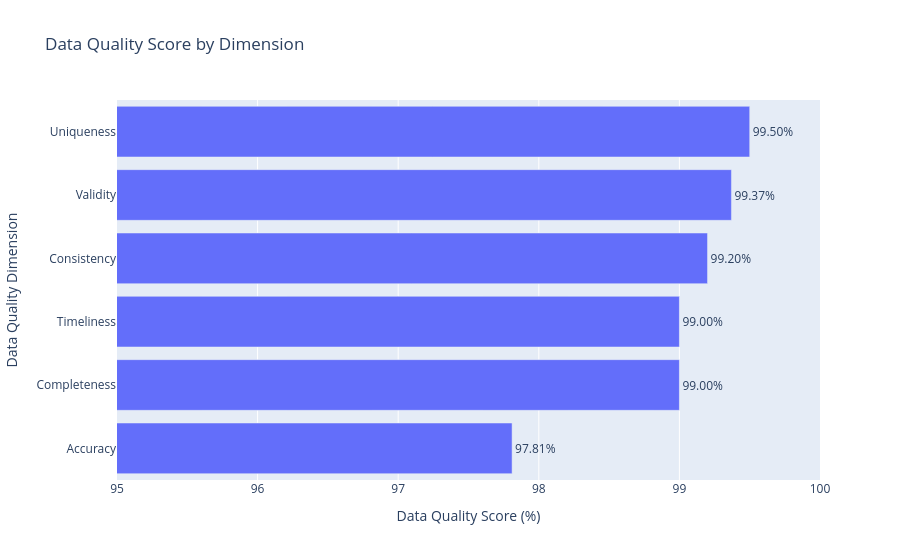

The cell this chart's notebook holds for it:
### Code cell
fig = px.bar(
    dimension_scores.sort_values(
        "dq_score_pct",
        ascending=True
    ),
    x="dq_score_pct",
    y="dimension",
    orientation="h",
    title="Data Quality Score by Dimension",
    labels={
        "dq_score_pct": "Data Quality Score (%)",
        "dimension": "Data Quality Dimension"
    },
    text="dq_score_pct"
)

fig.update_traces(
    texttemplate="%{text:.2f}%",
    textposition="outside"
)

fig.update_xaxes(
    range=[95, 100]
)

fig.show()

### Figure 1 — Plotly figure (JSON) as saved in the notebook; plotly's stock layout.template omitted (floating-point values rounded to 4 significant figures)
{"data": [{"hovertemplate": "Data Quality Score (%)=%{text}<br>Data Quality Dimension=%{y}<extra></extra>", "legendgroup": "", "marker": {"color": "#636efa", "pattern": {"shape": ""}}, "name": "", "orientation": "h", "showlegend": false, "text": [97.81, 99.0, 99.0, 99.2, 99.37, 99.5], "textposition": "outside", "texttemplate": "%{text:.2f}%", "type": "bar", "x": [97.81, 99.0, 99.0, 99.2, 99.37, 99.5], "xaxis": "x", "y": ["Accuracy", "Completeness", "Timeliness", "Consistency", "Validity", "Uniqueness"], "yaxis": "y"}], "layout": {"barmode": "relative", "legend": {"tracegroupgap": 0}, "title": {"text": "Data Quality Score by Dimension"}, "xaxis": {"anchor": "y", "domain": [0, 1], "range": [95, 100], "title": {"text": "Data Quality Score (%)"}}, "yaxis": {"anchor": "x", "domain": [0, 1], "title": {"text": "Data Quality Dimension"}}}}
